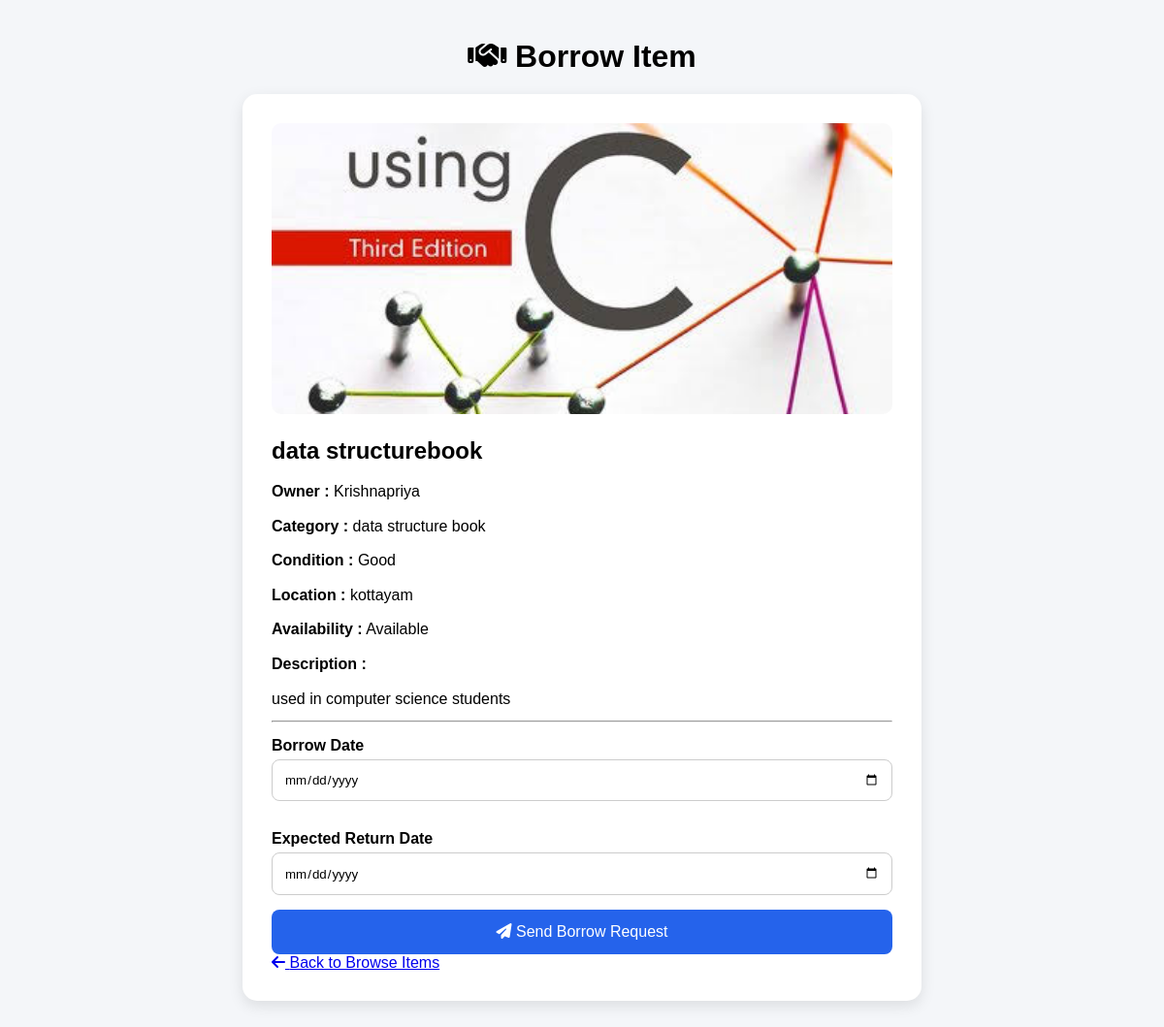
The app's page /CommunityItemSharingPortal/borrow_request.php?item_id=5 (signed in) with its own data.
### tables this page shows
CREATE TABLE `items` (
  `item_id` int(11) NOT NULL,
  `user_id` int(11) NOT NULL,
  `category_id` int(11) NOT NULL,
  `item_name` varchar(100) NOT NULL,
  `description` text DEFAULT NULL,
  `item_condition` varchar(50) DEFAULT NULL,
  `availability` enum('Available','Borrowed') DEFAULT 'Available',
  `location` varchar(100) DEFAULT NULL,
  `image` varchar(255) DEFAULT NULL,
  `created_at` timestamp NOT NULL DEFAULT current_timestamp()
);

CREATE TABLE `users` (
  `user_id` int(11) NOT NULL,
  `full_name` varchar(100) NOT NULL,
  `email` varchar(100) NOT NULL,
  `phone` varchar(15) DEFAULT NULL,
  `department` varchar(50) DEFAULT NULL,
  `year_of_study` varchar(20) DEFAULT NULL,
  `password` varchar(255) NOT NULL,
  `security_question` varchar(255) NOT NULL,
  `security_answer` varchar(255) NOT NULL,
  `profile_image` varchar(255) DEFAULT NULL,
  `created_at` timestamp NOT NULL DEFAULT current_timestamp()
);

CREATE TABLE `categories` (
  `category_id` int(11) NOT NULL,
  `category_name` varchar(100) NOT NULL
);

### CommunityItemSharingPortal/borrow_request.php (the view, shortened to what this page needs)
<?php
include("includes/db.php");
$item_id = intval($_GET['item_id']);
$sql = "
SELECT
    items.*,
    users.full_name,
    categories.category_name
FROM items
INNER JOIN users
    ON items.user_id = users.user_id
INNER JOIN categories
    ON items.category_id = categories.category_id
WHERE items.item_id = ?
LIMIT 1
";
$stmt = mysqli_prepare($conn, $sql);
mysqli_stmt_bind_param($stmt, "i", $item_id);
mysqli_stmt_execute($stmt);
$result = mysqli_stmt_get_result($stmt);
$item = mysqli_fetch_assoc($result);
$today = date("Y-m-d");
?>
<!DOCTYPE html>
<html lang="en">
<head>
<link rel="stylesheet" href="css/borrow_requests.css">
<link rel="stylesheet"
href="https://cdnjs.cloudflare.com/ajax/libs/font-awesome/6.5.2/css/all.min.css">
</head>
<body>
<div class="container">
<h1>
<i class="fa-solid fa-handshake"></i>
Borrow Item
</h1>
<div class="card">
<?php
if (!empty($item['image']) && file_exists("uploads/items/" . $item['image'])) {
?>
<img src="uploads/items/<?php echo htmlspecialchars($item['image']); ?>" alt="Item Image">
<?php
} else {
?>
<img src="images/default.png" alt="No Image">
<?php
}
?>
<h2>
<?php echo htmlspecialchars($item['item_name']); ?>
</h2>
<div class="item-details">
<p>
<strong>Owner :</strong>
<?php echo htmlspecialchars($item['full_name']); ?>
</p>
<p>
<strong>Category :</strong>
<?php echo htmlspecialchars($item['category_name']); ?>
</p>
<p>
<strong>Condition :</strong>
<?php echo htmlspecialchars($item['item_condition']); ?>
</p>
<p>
<strong>Location :</strong>
<?php echo htmlspecialchars($item['location']); ?>
</p>
<p>
<strong>Availability :</strong>
<span class="available">
<?php echo htmlspecialchars($item['availability']); ?>
</span>
</p>
<p>
<strong>Description :</strong>
</p>
<p class="description">
<?php echo nl2br(htmlspecialchars($item['description'])); ?>
</p>
</div>
<hr>
<form action="borrow_request_process.php" method="POST">
<label>
Borrow Date
</label>
<input
type="date"
name="borrow_date"
min="<?php echo $today; ?>"
required>
<label>
Expected Return Date
</label>
<input
type="date"
name="expected_return_date"
min="<?php echo $today; ?>"
required>
<button type="submit" class="borrow-btn">
<i class="fa-solid fa-paper-plane"></i>
Send Borrow Request
</button>
</form>
<div class="button-group">
<a href="browse_items.php" class="back-btn">
<i class="fa-solid fa-arrow-left"></i>
Back to Browse Items
</a>
</div>
</div>
</div>
</body>
</html>

### CommunityItemSharingPortal/css/borrow_requests.css (style rules this page uses)
* { margin:0; padding:0; box-sizing:border-box; font-family:Poppins,sans-serif; }
body { background:#f4f6f9; padding:40px; }
.container { max-width:700px; margin:auto; }
.card { background:#fff; padding:30px; border-radius:15px; box-shadow:0 5px 15px rgba(0,0,0,.1); }
.card img { width:100%; height:300px; object-fit:cover; border-radius:10px; margin-bottom:20px; }
h1 { text-align:center; margin-bottom:20px; }
h2 { margin-bottom:15px; }
p { margin-bottom:10px; line-height:1.6; }
label { display:block; margin-top:15px; margin-bottom:5px; font-weight:bold; }
input { width:100%; padding:12px; border:1px solid #ccc; border-radius:8px; margin-bottom:15px; }
button { width:100%; padding:14px; background:#2563eb; color:#fff; border:none; border-radius:8px; font-size:16px; cursor:pointer; }

### records on screen
items: image (picture), item_name "data structurebook", user.full_name "Krishnapriya", category.category_name "data structure book", item_condition "Good", location "kottayam", availability "Available", description "used in computer science students"
